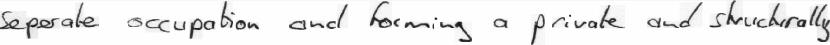
#> input picture dataloader.png, 1660 x 90 px (shown at 1/2 size)
$ python -i scratch.py   (imports and definitions only)
#> lines starting #> are read from the running program, lines starting #| are printed output that depends on the picture; after the words box and inside, x2 and y2 are one past the last pixel; in counts of white or black regions, pixels touching at a corner belong together
#> further down, picture is the input picture: shape (90, 1660, 3); min 21, max 254, mean 236.6
import warnings

import cv2
import matplotlib.pyplot as plt

# from .segment import segment_lines
from .utils import *
from .validate_segment import create_df

# [1 line not run here, left out]


def display_lines(lines_arr, orient='vertical'):
    plt.figure(figsize=(30, 30))
    if orient not in ['vertical', 'horizontal']:
        raise ValueError(
            "Orientation is on of 'vertical', 'horizontal', defaul = 'vertical'")
    if orient == 'vertical':
        for i, l in enumerate(lines_arr):
            line = l
            plt.subplot(2, 10, i+1)  # A grid of 2 rows x 10 columns
            plt.axis('off')
            plt.title("Line #{0}".format(i))
            _ = plt.imshow(line, cmap='gray', interpolation='bicubic')
            # to hide tick values on X and Y axis
            plt.xticks([]), plt.yticks([])
    else:
        for i, l in enumerate(lines_arr):
            line = l
            plt.subplot(40, 1, i+1)  # A grid of 40 rows x 1 columns
            plt.axis('off')
            plt.title("Line #{0}".format(i))
            _ = plt.imshow(line, cmap='gray', interpolation='bicubic')
            # to hide tick values on X and Y axis
            plt.xticks([]), plt.yticks([])
    plt.show()


def segment_image(img):
    img = cv2.cvtColor(img, cv2.COLOR_BGR2GRAY)
    cv2.imshow("original", img)
    cv2.waitKey()
    form = cv2.GaussianBlur(img, ksize=(49, 49), sigmaX=11, sigmaY=11)
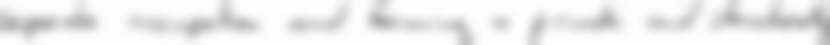
#> form: shape (90, 1660) (shown at 1/2 size); min 164, max 254, mean 236.6
    ret, form = cv2.threshold(form, 215, 255, cv2.THRESH_BINARY)
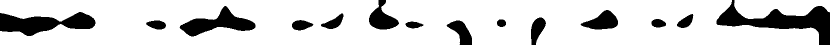
#> form: shape (90, 1660) (shown at 1/2 size); 83% white; 14 black regions, largest, box (x1, y1, x2, y2) and area: (1433, 0, 1660, 90) 7224, (0, 24, 191, 72) 5177, (359, 12, 511, 73) 3875
    form = 255 - form

    _, labels_im = cv2.connectedComponents(form)
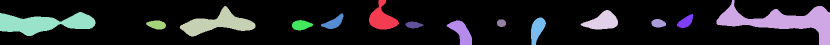
#> labels_im: shape (90, 1660) int32 (shown at 1/2 size); 15 distinct labels, from 0 to 14; one colour per label, 0 black

    min_x = {}
    max_x = {}
    min_y = {}
    max_y = {}

    for i in range(labels_im.shape[0]):
        for j in range(labels_im.shape[1]):
            if not labels_im[i][j] == 0:
                if labels_im[i][j] not in min_x.keys():
                    min_x[labels_im[i][j]] = i
                    max_x[labels_im[i][j]] = i
                    min_y[labels_im[i][j]] = j
                    max_y[labels_im[i][j]] = j
                else:
                    min_x[labels_im[i][j]] = min(min_x[labels_im[i][j]], i)
                    max_x[labels_im[i][j]] = max(max_x[labels_im[i][j]], i)
                    min_y[labels_im[i][j]] = min(min_y[labels_im[i][j]], j)
                    max_y[labels_im[i][j]] = max(max_y[labels_im[i][j]], j)
#> after the loop, max_x = 14 items; max_y = 14 items; min_x = 14 items; min_y = 14 items

    bounding_boxes = []
    for i in range(1, len(min_x.keys()) + 1):
        bounding_boxes.append((min_x[i], max_x[i], min_y[i], max_y[i]))
#> this loop made 14 passes
#> after the loop, bounding_boxes = 14 items, first 6: (0, 58, 738, 797), (0, 89, 1433, 1659), (12, 72, 359, 510), (20, 58, 1161, 1235), (24, 71, 0, 190), (27, 57, 642, 686)

    bounding_boxes = sorted(bounding_boxes, key=lambda entry: entry[0])
    lines = []

    current_window_min = -1
    current_window_max = -1
    current_window_str = -1

    for i in range(len(bounding_boxes)):
        if current_window_str == -1:
            current_window_min = bounding_boxes[i][0]
            current_window_max = bounding_boxes[i][1]
            current_window_str = i
            continue
        if (i == len(bounding_boxes) - 1) or (not (
                (bounding_boxes[i][0] >= current_window_min and bounding_boxes[i][0] <= current_window_max) or (
                bounding_boxes[i][1] >= current_window_min and bounding_boxes[i][1] <= current_window_max))):
            if i == len(bounding_boxes) - 1:
                i = i + 1
            bounding_boxes[current_window_str:i] = sorted(bounding_boxes[current_window_str:i],
                                                          key=lambda entry: entry[2])

            curr_win_min_x, curr_win_max_x, curr_win_min_y, curr_win_max_y = bounding_boxes[current_window_str]
            for j in range(current_window_str, i):
                curr_win_min_x = min(curr_win_min_x, bounding_boxes[j][0])
                curr_win_max_x = max(curr_win_max_x, bounding_boxes[j][0])
                curr_win_min_y = min(curr_win_min_y, bounding_boxes[j][0])
                curr_win_max_y = max(curr_win_max_y, bounding_boxes[j][0])
            lines.append([curr_win_min_x, curr_win_max_x, curr_win_min_y, curr_win_max_y])

            if i == len(bounding_boxes):
                i = i - 1
            current_window_min = bounding_boxes[i][0]
            current_window_max = bounding_boxes[i][1]
            current_window_str = i

        if (bounding_boxes[i][0] >= current_window_min and bounding_boxes[i][0] <= current_window_max) or (
                bounding_boxes[i][1] >= current_window_min and bounding_boxes[i][1] <= current_window_max):
            current_window_min = min(current_window_min, bounding_boxes[i][0])
            current_window_max = min(current_window_max, bounding_boxes[i][1])
#> this loop made 14 passes
#> (i, current_window_max, current_window_str) on pass 14: (13, 89, 13)
#> (current_window_max, current_window_str) on pass 1: (58, 0)
#> after the loop, bounding_boxes = 14 items, first 6: (24, 71, 0, 190), (41, 58, 292, 331), (12, 72, 359, 510), (40, 60, 584, 626), (27, 57, 642, 686), (0, 58, 738, 797); curr_win_max_x = 71; curr_win_max_y = 190; curr_win_min_x = 0; curr_win_min_y = 0; current_window_max = 89; current_window_min = 0; current_window_str = 13; lines = [[0, 71, 0, 190]]

    print("\\\\\\\\\\\\\\\\\\\\\\\\\\\\\\\\\\\\\\\\\\\\\\\\\\\\\\")
    print(lines)
#| [[0, 71, 0, 190]]

    final_lines = []
    for i in range(len(lines)):
        final_lines.append(img[lines[i][0]:lines[i][1], lines[i][2]:lines[i][3]])
#> this loop made 1 pass
#> after the loop, final_lines = 1 item

    segments = []
    for i in range(len(bounding_boxes)):
        segments.append(img[bounding_boxes[i][0]:bounding_boxes[i][1], bounding_boxes[i][2]:bounding_boxes[i][3]])
#> after the loop, segments = 14 items

    return final_lines


# [19 lines of commented-out code are left out]

image_id = "a01-000x"
# [1 line that did not run here, left out]
# [1 line not run here, left out]
# [1 line that did not run here, left out]
# [1 line not run here, left out]
# [2 lines that did not run here, left out]
# [2 lines not run here, left out]
# [1 line that did not run here, left out]
# [1 line that did not run here, left out]

#######################

# image = img
# # cv2.imshow('orig', image)
# # cv2.waitKey(0)
#
# # grayscale
# image = cv2.cvtColor(image, cv2.COLOR_BGR2GRAY)
# # cv2.imshow('gray', image)
# # cv2.waitKey(0)
#
# # binary
# ret, image = cv2.threshold(image, 127, 255, cv2.THRESH_BINARY_INV)
# # cv2.imshow('second', image)
# # cv2.waitKey(0)
#
# # dilation
# kernel = np.ones((5, 15), np.uint8)
# image = cv2.dilate(image, kernel, iterations=1)
# # cv2.imshow('dilated', image)
# # cv2.waitKey(0)
#
# # find contours
# ctrs, hier = cv2.findContours(image.copy(), cv2.RETR_EXTERNAL, cv2.CHAIN_APPROX_SIMPLE)
#
# # sort contours
# sorted_ctrs = sorted(ctrs, key=lambda ctr: cv2.boundingRect(ctr)[0])
#
#
# for i, ctr in enumerate(sorted_ctrs):
#     # Get bounding box
#     x, y, w, h = cv2.boundingRect(ctr)
#
#     # Getting ROI
#     roi = image[y:y+h, x:x+w]
#
#     # show ROI
#     # cv2.imshow('segment no:'+str(i),roi)
#     cv2.imwrite("segment_no_"+str(i)+".png",roi)
#     cv2.rectangle(image, (x, y), (x + w, y + h), (90, 0, 255), 2)
#     # cv2.waitKey(0)
#
# # cv2.imwrite('final_bounded_box_image.png',image)
# cv2.imshow('marked areas', image)
# cv2.waitKey(0)

#######################

# [1 line that did not run here, left out]
# [5 lines not run here, left out]

# [23 lines of commented-out code are left out]

>>> import cv2
>>> picture = cv2.imread('../../dataloader.png')
>>> result = segment_image(picture)
#> result = 1 item
